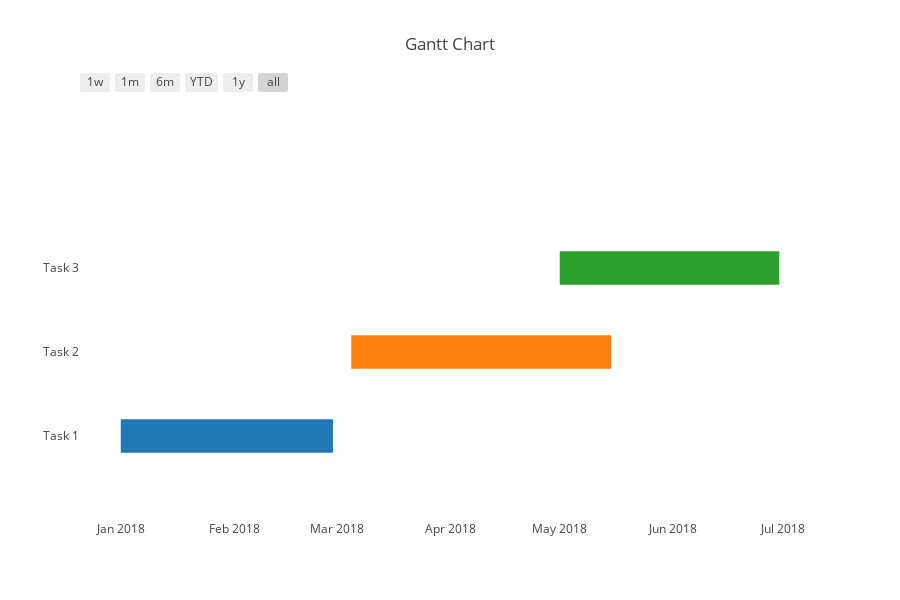

Notebook code for this chart:
### Markdown cell above
#### Plot the Gantt chart
Use the figure factory to generate a Gantt Chart figure with our list of tasks

### Code cell
fig = ff.create_gantt(tasks)

offline.iplot(fig)

### Figure 1 — Plotly figure (JSON) as saved in the notebook; plotly's stock layout.template omitted (floating-point values rounded to 4 significant figures)
{"data": [{"marker": {"color": "white"}, "name": "", "type": "scatter", "uid": "6b3087a3-a92b-4c33-bc9b-ba960d506735", "x": ["2018-01-01", "2018-02-28"], "y": [0, 0]}, {"marker": {"color": "white"}, "name": "", "type": "scatter", "uid": "8e5eca07-2475-4c03-a5c6-91cff343484f", "x": ["2018-03-05", "2018-05-15"], "y": [1, 1]}, {"marker": {"color": "white"}, "name": "", "type": "scatter", "uid": "72111c1f-cfd5-4a2a-b65c-68517cd3d359", "x": ["2018-05-01", "2018-06-30"], "y": [2, 2]}], "layout": {"height": 600, "hovermode": "closest", "shapes": [{"fillcolor": "rgb(31, 119, 180)", "line": {"width": 0}, "opacity": 1, "type": "rect", "x0": "2018-01-01", "x1": "2018-02-28", "xref": "x", "y0": -0.2, "y1": 0.2, "yref": "y"}, {"fillcolor": "rgb(255, 127, 14)", "line": {"width": 0}, "opacity": 1, "type": "rect", "x0": "2018-03-05", "x1": "2018-05-15", "xref": "x", "y0": 0.8, "y1": 1.2, "yref": "y"}, {"fillcolor": "rgb(44, 160, 44)", "line": {"width": 0}, "opacity": 1, "type": "rect", "x0": "2018-05-01", "x1": "2018-06-30", "xref": "x", "y0": 1.8, "y1": 2.2, "yref": "y"}], "showlegend": false, "title": {"text": "Gantt Chart"}, "width": 900, "xaxis": {"rangeselector": {"buttons": [{"count": 7, "label": "1w", "step": "day", "stepmode": "backward"}, {"count": 1, "label": "1m", "step": "month", "stepmode": "backward"}, {"count": 6, "label": "6m", "step": "month", "stepmode": "backward"}, {"count": 1, "label": "YTD", "step": "year", "stepmode": "todate"}, {"count": 1, "label": "1y", "step": "year", "stepmode": "backward"}, {"step": "all"}]}, "showgrid": false, "type": "date", "zeroline": false}, "yaxis": {"autorange": false, "range": [-1, 4], "showgrid": false, "ticktext": ["Task 1", "Task 2", "Task 3"], "tickvals": [0, 1, 2], "zeroline": false}}}
